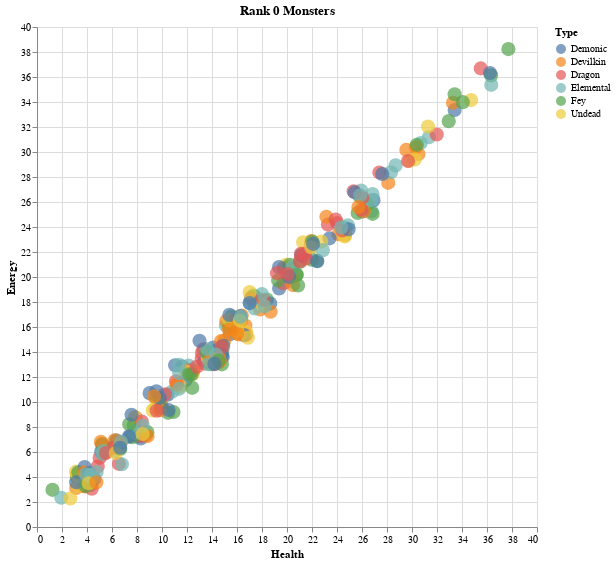

Notebook code cell kept with this figure:
### Markdown cell above
Try other columns below. In terms of data science, what's the most interesting graph you can make with the scatter_plot function? 

What feature(s) are missing from this function? 

What's cool about designing software this way? 

What's lacking about designing software this way?

### Code cell
scatter_plot = scatter(
    x_axis="Health",
    y_axis="Energy",
    target="Type", 
    rarity="Rank 0",
)
scatter_plot

### Figure 1 — Vega-Lite specification as saved in the notebook (floating-point values rounded to 4 significant figures; data arrays with more than 128 entries replaced by an {"elided": "..."} marker saying what was removed)
{"config": {"view": {"continuousWidth": 400, "continuousHeight": 300}}, "data": {"name": "data-bc909eade4e963ccacb1652308ad0036"}, "mark": {"type": "circle", "size": 200}, "encoding": {"color": {"type": "nominal", "field": "Type"}, "tooltip": [{"type": "nominal", "field": "Name"}, {"type": "nominal", "field": "Type"}, {"type": "quantitative", "field": "Level"}, {"type": "nominal", "field": "Rarity"}, {"type": "nominal", "field": "Damage"}, {"type": "quantitative", "field": "Health"}, {"type": "quantitative", "field": "Energy"}, {"type": "quantitative", "field": "Sanity"}, {"type": "nominal", "field": "Time Stamp"}], "x": {"type": "quantitative", "axis": {"title": "Health"}, "field": "Health"}, "y": {"type": "quantitative", "axis": {"title": "Energy"}, "field": "Energy"}}, "height": 500, "title": "Rank 0 Monsters", "width": 500, "$schema": "https://vega.github.io/schema/vega-lite/v4.8.1.json", "datasets": {"data-bc909eade4e963ccacb1652308ad0036": {"elided": "294 records"}}}
